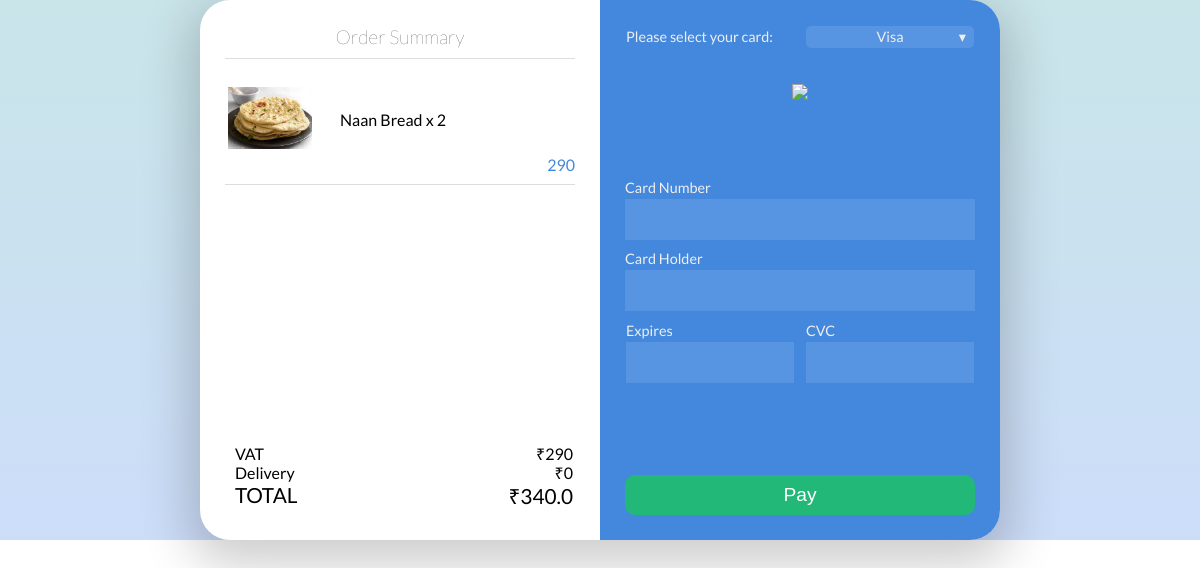
The page /payment/14 on the database its author committed.
### fooddelivery/models.py (models this page shows, shortened)
class FoodOrdered(models.Model):
    order = models.ForeignKey(Orders, on_delete = models.CASCADE)
    food = models.ForeignKey(Foods, on_delete = models.CASCADE)
    quantity = models.IntegerField(default=1)

class Foods(models.Model):
    name = models.CharField(max_length=20)
    photo = models.CharField(max_length=40)
    calorie = models.FloatField()
    fats = models.FloatField()
    carbs = models.FloatField()
    protien = models.FloatField()
    addn_nuti_info = models.CharField(max_length=25)
    description = models.CharField(max_length=1000)
    avilability = models.BooleanField()
    prise = models.IntegerField(default=0)
    chef = models.ForeignKey(Users, on_delete = models.CASCADE)

class Orders(models.Model):
    Amount = models.FloatField()
    payment_mode = models.CharField(max_length=3)
    paid = models.BooleanField()
    delivery_address = models.CharField(max_length=100)
    contact_no = models.CharField(max_length=10)
    transaction_no = models.CharField(max_length=30)
    status = models.IntegerField(default=0)
    user_profile = models.ForeignKey(Users, on_delete=models.NOT_PROVIDED)

### fooddelivery/views.py (the view)
# urls.py: path('payment/<int:order>',views.payment,name="payment"),
def payment(request,order):
    db_order = models.Orders.objects.get(id = order)
    if request.method == "POST":
        db_order.transaction_no = "XXXXXXXXXXXXXXXXX"
        db_order.paid = True
        db_order.save()
        return redirect("fooddelivery:homepage")
    food = models.FoodOrdered.objects.filter(order = db_order)
    context = dict()
    context['order'] = db_order
    context['food'] = food
    return render(request,"checkout.html",context)

### Templates/checkout.html (shortened to what this page needs)
{% load static %}
<!DOCTYPE html>
<html lang="en">
<head>
    <link rel="stylesheet" type="text/css" href="{% static "checkout.css" %}"/>
</head>
</head>
<body>
  <main>
    <div class='container'>
        <div class='window'>
          <div class='order-info'>
            <div class='order-info-content'>
              <h2>Order Summary</h2>
              {% for i in food %}
              <div class='line'></div>
              <table class='order-table'>
                <tbody>
                  <tr>
                    <td><img src='{% url "fooddelivery:image" i.food.photo %}' onerror = "this.src = '{% static "default_food.png" %}'" class='full-width'></img>
                    </td>
                    <td>
                      <br>
                      <br>{{ i.food.name }} x {{i.quantity}}<br> <span class='thin small'><br><br></span>
                    </td>
                  </tr>
                  <tr>
                    <td>
                      <div class='price'>{% widthratio i.quantity 1 i.food.prise %}</div>
                    </td>
                  </tr>
                </tbody>
              </table>
              {% endfor %}
              <div class='line'></div>
              <div class='total'>
                <span style='float:left;'>
                  <div class='thin dense'>VAT</div>
                  <div class='thin dense'>Delivery</div>
                  TOTAL
                </span>
                <span style='float:right; text-align:right;'>
                  <div class='thin dense'>₹{{ order.Amount|add:-50}}</div>
                  <div class='thin dense'>₹0</div>
                  ₹{{order.Amount}}
                </span>
              </div>
      </div>
      </div>
              <div class='credit-info'>
                <div class='credit-info-content'>
                  <table class='half-input-table'>
                    <tr><td>Please select your card: </td><td><div class='dropdown' id='card-dropdown'><div class='dropdown-btn' id='current-card'>Visa</div>
                      </div>
                     </td></tr>
                  </table>
                  <img src='https://dl.dropboxusercontent.com/s/ubamyu6mzov5c80/visa_logo%20%281%29.png' height='80' class='credit-card-image' id='credit-card-image'></img>
                  Card Number
                  <form action="{% url "fooddelivery:payment" order.id %}" method="post">
                  <input class='input-field' name="number"></input>
                  Card Holder
                  <input class='input-field' name="name"></input>
                  <table class='half-input-table'>
                    <tr>
                      <td> Expires
                        <input class='input-field' name="expiry"></input>
                      </td>
                      <td>CVC
                        <input class='input-field' name='cvc'></input>
                      </td>
                    </tr>
                  </table>
                  <button  type = "submit" class='pay-btn'>Pay</button>
                </form>
                </div>
              </div>
            </div>
      </div>
    </main>
</body>
</html>

### Static/checkout.css (style rules this page uses)
body,html { height:100%; margin:0; font-family:lato; }
h2 { margin-bottom:0px; margin-top:25px; text-align:center; font-weight:200; font-size:19px; font-size:1.2rem; }
.container { height:100%; -webkit-box-pack:center; -webkit-justify-content:center; -ms-flex-pack:center; justify-content:center; -webkit-box-align:center; -webkit-align-items:center; -ms-flex-align:center; align-items:center; display:-webkit-box; display:-webkit-flex; display:-ms-flexbox; display:flex; background:-webkit-linear-gradient(#c5e5e5, #ccddf9); background:linear-gradient(#c9e5e9,#ccddf9); }
.dropdown { position:relative; }
.thin { font-weight:400; }
.half-input-table { border-collapse:collapse; width:100%; }
.half-input-table td:first-of-type { border-right:10px solid #4488dd; width:50%; }
.window { height:540px; width:800px; background:#fff; display:-webkit-box; display:-webkit-flex; display:-ms-flexbox; display:flex; box-shadow: 0px 15px 50px 10px rgba(0, 0, 0, 0.2); border-radius:30px; z-index:10; }
.order-info { height:100%; width:50%; padding-left:25px; padding-right:25px; box-sizing:border-box; display:-webkit-box; display:-webkit-flex; display:-ms-flexbox; display:flex; -webkit-box-pack:center; -webkit-justify-content:center; -ms-flex-pack:center; justify-content:center; position:relative; }
.price { bottom:0px; position:absolute; right:0px; color:#4488dd; }
.order-table td:first-of-type { width:25%; }
.order-table { position:relative; }
.line { height:1px; width:100%; margin-top:10px; margin-bottom:10px; background:#ddd; }
.order-table td:last-of-type { vertical-align:top; padding-left:25px; }
.order-info-content { table-layout:fixed; }
.full-width { width:100%; }
.pay-btn { border:none; background:#22b877; line-height:2em; border-radius:10px; font-size:19px; font-size:1.2rem; color:#fff; cursor:pointer; position:absolute; bottom:25px; width:calc(100% - 50px); -webkit-transition:all .2s ease; transition:all .2s ease; }
.total { margin-top:25px; font-size:20px; font-size:1.3rem; position:absolute; bottom:30px; right:27px; left:35px; }
.dense { line-height:1.2em; font-size:16px; font-size:1rem; }
.input-field { background:rgba(255,255,255,0.1); margin-bottom:10px; margin-top:3px; line-height:1.5em; font-size:20px; font-size:1.3rem; border:none; padding:5px 10px 5px 10px; color:#fff; box-sizing:border-box; width:100%; margin-left:auto; margin-right:auto; }
.credit-info { background:#4488dd; height:100%; width:50%; color:#eee; -webkit-box-pack:center; -webkit-justify-content:center; -ms-flex-pack:center; justify-content:center; font-size:14px; font-size:.9rem; display:-webkit-box; display:-webkit-flex; display:-ms-flexbox; display:flex; box-sizing:border-box; padding-left:25px; padding-right:25px; border-top-right-radius:30px; border-bottom-right-radius:30px; position:relative; }
.dropdown-btn { background:rgba(255,255,255,0.1); width:100%; border-radius:5px; text-align:center; line-height:1.5em; cursor:pointer; position:relative; -webkit-transition:background .2s ease; transition:background .2s ease; }
.dropdown-btn:after { content: '\25BE'; right:8px; position:absolute; }
.credit-card-image { display:block; max-height:80px; margin-left:auto; margin-right:auto; margin-top:35px; margin-bottom:15px; }
.credit-info-content { margin-top:25px; -webkit-flex-flow:column; -ms-flex-flow:column; flex-flow:column; display:-webkit-box; display:-webkit-flex; display:-ms-flexbox; display:flex; width:100%; }

### rows shown on the page
FoodOrdered: food.photo (picture), food.name "Naan Bread", quantity "2", quantity+food "290"
Orders: Amount|add "290", Amount "340.0"
